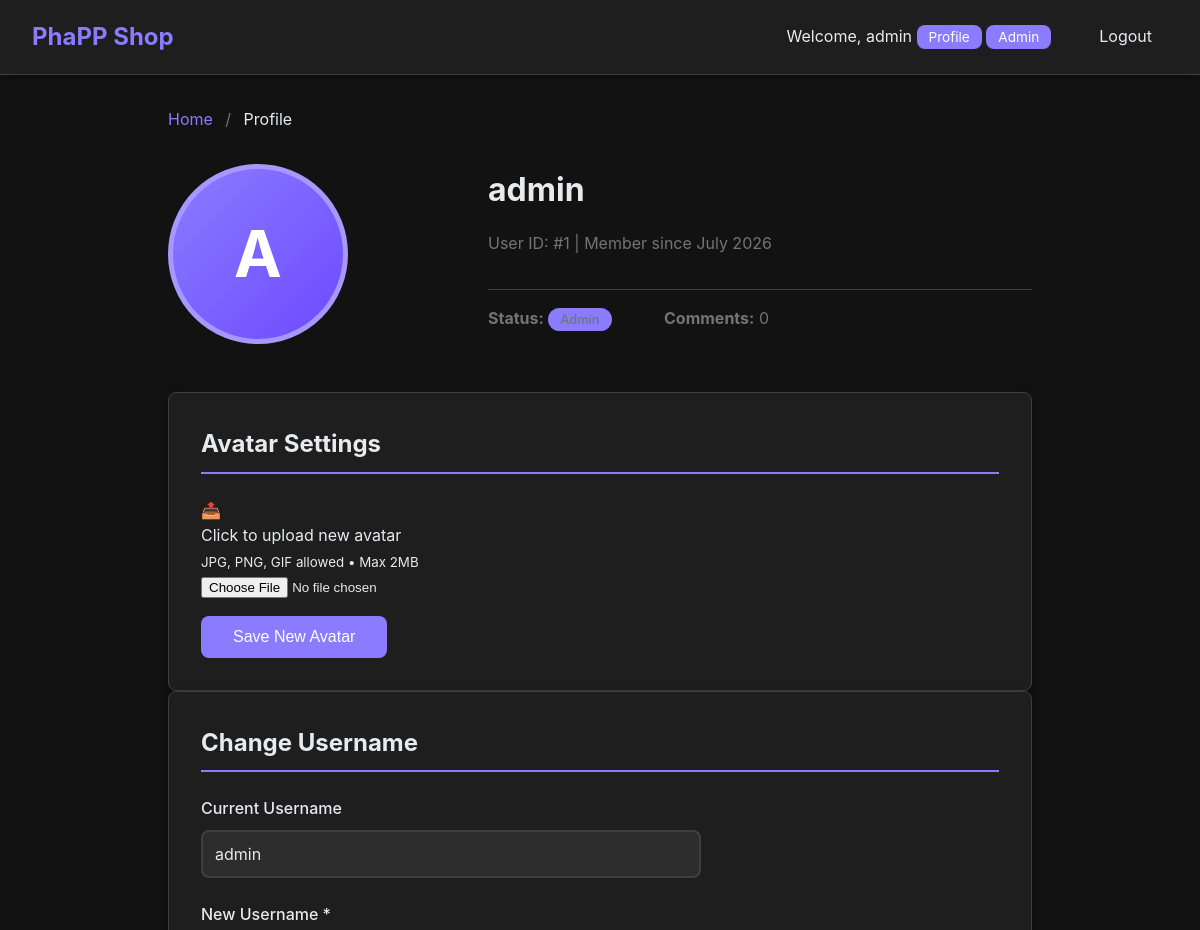
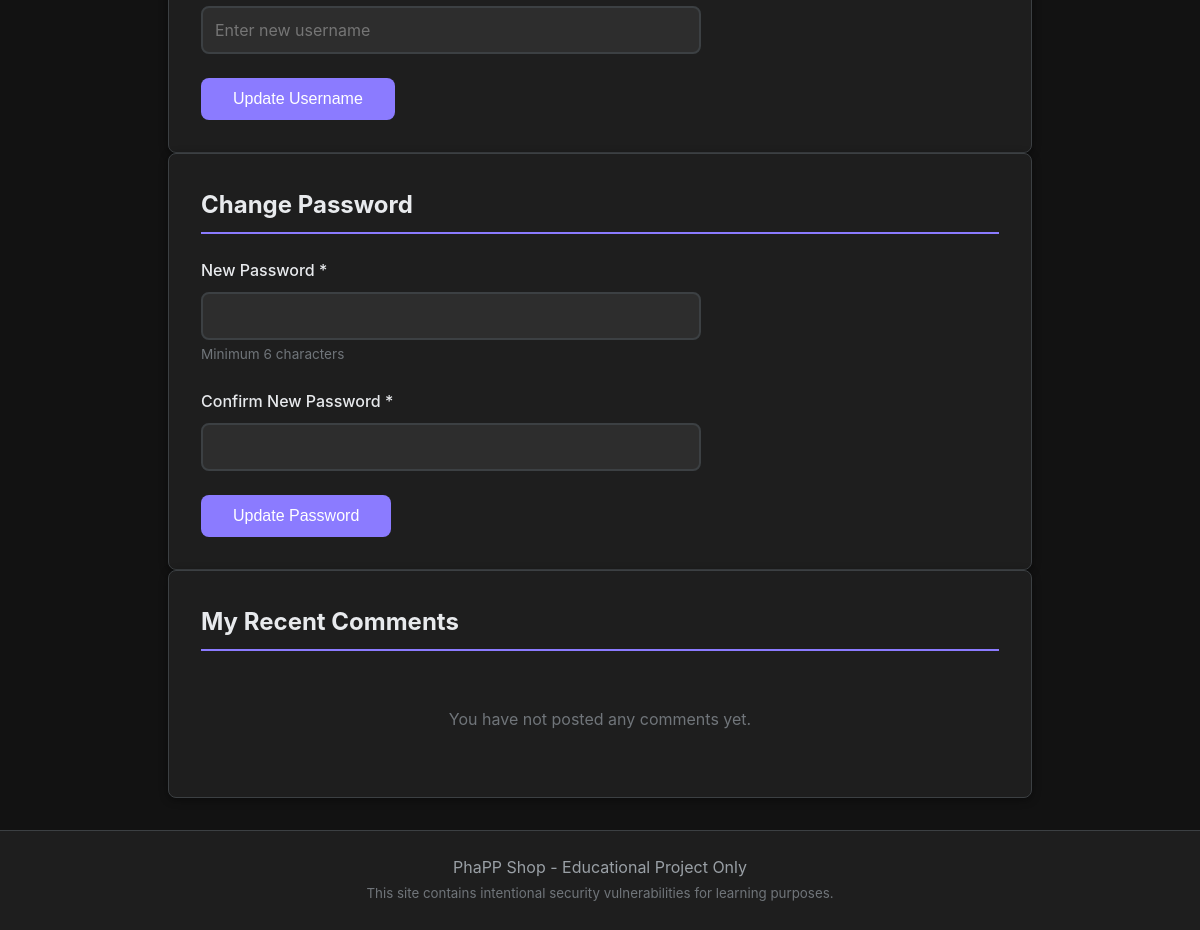
The app's page /profile.php (signed in) with its own data (2 pictures, top to bottom).
### tables this page shows
CREATE TABLE `users` (
  `id` int(11) NOT NULL AUTO_INCREMENT,
  `username` varchar(50) NOT NULL,
  `password` varchar(255) NOT NULL,
  `avatar` varchar(255) DEFAULT NULL,
  `role` enum('user','admin') DEFAULT 'user',
  `created_at` timestamp NULL DEFAULT current_timestamp(),
  PRIMARY KEY (`id`)
);

### profile.php (the view, shortened to what this page needs)
<?php
include 'config.php';
$uid = $_GET['user_id'] ?? $_SESSION['user_id'];
$user_query = "SELECT * FROM users WHERE id = $uid";
$user = mysqli_fetch_assoc(mysqli_query($conn, $user_query));
$my_comments = mysqli_query($conn, "SELECT c.*, p.name as product_name, p.id as pid
                                    FROM comments c
                                    LEFT JOIN products p ON c.product_id = p.id
                                    WHERE c.user_id = $uid
                                    ORDER BY c.created_at DESC
                                    LIMIT 10");
$my_comment_count = mysqli_fetch_assoc(mysqli_query($conn, "SELECT COUNT(*) as cnt FROM comments WHERE user_id = $uid"))['cnt'];
?>
<!DOCTYPE html>
<html lang="en">
<head>
    <link rel="stylesheet" href="styles.css">
</head>
<body>
    <nav class="navbar">
        <div class="nav-brand">
            <a href="index.php">PhaPP Shop</a>
        </div>
        <div class="nav-menu">
            <span class="nav-user">
                <span>Welcome, <?= htmlspecialchars($_SESSION['username']) ?></span>
                <a href="profile.php" class="admin-link">Profile</a>
                <?php if ($_SESSION['role'] === 'admin'): ?>
                    <a href="admin/" class="admin-link">Admin</a>
                <?php endif; ?>
            </span>
            <a href="logout.php" class="nav-link">Logout</a>
        </div>
    </nav>
    <div class="container">
        <div class="breadcrumb">
            <a href="index.php">Home</a>
            <span class="divider">/</span>
            <span>Profile</span>
        </div>
        <div class="product-detail" style="grid-template-columns: 1fr 2fr; align-items: start;">
            <div class="product-image">
                <?php if ($user['avatar']): ?>
                    <img src="uploads/<?= htmlspecialchars($user['avatar']) ?>" class="profile-avatar-large" alt="Avatar">
                <?php else: ?>
                    <div class="profile-avatar-placeholder">
                        <?= strtoupper(substr($user['username'], 0, 1)) ?>
                    </div>
                <?php endif; ?>
            </div>
            <div class="product-details">
                <h1><?= htmlspecialchars($user['username']) ?></h1>
                <p class="text-muted">User ID: #<?= $user['id'] ?> | Member since <?= date('F Y', strtotime($user['created_at'])) ?></p>
                <div class="product-meta">
                    <span><strong>Status:</strong>
                        <span class="badge badge-<?= $user['role'] ?>"><?= ucfirst($user['role']) ?></span>
                    </span>
                    <span><strong>Comments:</strong> <?= $my_comment_count ?></span>
                </div>
            </div>
        </div>
        <div class="comments-section">
            <h2>Avatar Settings</h2>
            <form method="POST" enctype="multipart/form-data" id="avatarForm">
                <div class="file-upload-area" id="uploadArea" onclick="document.getElementById('avatarInput').click()">
                    <div class="upload-icon">&#x1F4E4;</div>
                    <p>Click to upload new avatar<br><small>JPG, PNG, GIF allowed • Max 2MB</small></p>
                </div>
                <input type="file" name="avatar" id="avatarInput" class="file-input-hidden"
                       accept="image/*">
                <div style="margin-top: 1rem;">
                    <button type="submit" class="btn-submit">Save New Avatar</button>
                </div>
            </form>
        </div>
        <div class="comments-section">
            <h2>Change Username</h2>
            <form method="POST" class="admin-form">
                <div class="form-group">
                    <label>Current Username</label>
                    <input type="text" value="<?= htmlspecialchars($user['username']) ?>" disabled>
                </div>
                <div class="form-group">
                    <label>New Username *</label>
                    <input type="text" name="new_username" required minlength="3" maxlength="50"
                           placeholder="Enter new username">
                </div>
                <button type="submit" class="btn-submit">Update Username</button>
            </form>
        </div>
        <div class="comments-section">
            <h2>Change Password</h2>
            <form method="POST" class="admin-form">
                <div class="form-group">
                    <label>New Password *</label>
                    <input type="password" name="new_password" required minlength="6">
                    <small class="text-muted">Minimum 6 characters</small>
                </div>
                <div class="form-group">
                    <label>Confirm New Password *</label>
                    <input type="password" name="confirm_password" required minlength="6">
                </div>
                <button type="submit" class="btn-submit">Update Password</button>
            </form>
        </div>
        <div class="comments-section">
            <h2>My Recent Comments</h2>
            <?php if (mysqli_num_rows($my_comments) > 0): ?>
                <div class="comments-list">
                    <?php while ($mc = mysqli_fetch_assoc($my_comments)): ?>
                        <div class="comment">
                            <div class="comment-body">
                                <div class="comment-header">
                                    <strong class="username">
                                        <?= htmlspecialchars($mc['product_name'] ?? 'Deleted Product') ?>
                                    </strong>
                                    <span class="date">
                                        <?= date('M j, Y H:i', strtotime($mc['created_at'])) ?>
                                    </span>
                                </div>
                                <div class="comment-text">
                                    <?= $mc['comment_text'] ?>
                                </div>
                                <?php if ($mc['pid']): ?>
                                    <a href="product.php?id=<?= $mc['pid'] ?>" class="comment-link">
                                        View on product &rarr;
                                    </a>
                                <?php endif; ?>
                            </div>
                        </div>
                    <?php endwhile; ?>
                </div>
            <?php else: ?>
                <p class="no-comments">You have not posted any comments yet.</p>
            <?php endif; ?>
        </div>
    </div>
    <footer>
        <div class="footer-content">
            <p>PhaPP Shop - Educational Project Only</p>
            <p><small>This site contains intentional security vulnerabilities for learning purposes.</small></p>
        </div>
    </footer>
</body>
</html>

### records on screen
users: username "A", username "admin", id "1", created_at "July 2026", role "Admin"

### other values on screen
$_SESSION['username'] "admin"
$my_comment_count "0"
